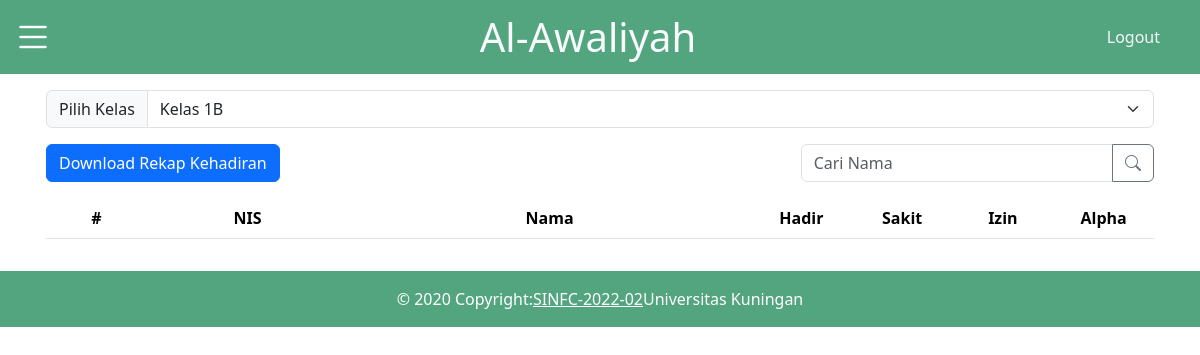
Before: /recycle/rekap1B.php (signed in) with the older database file.
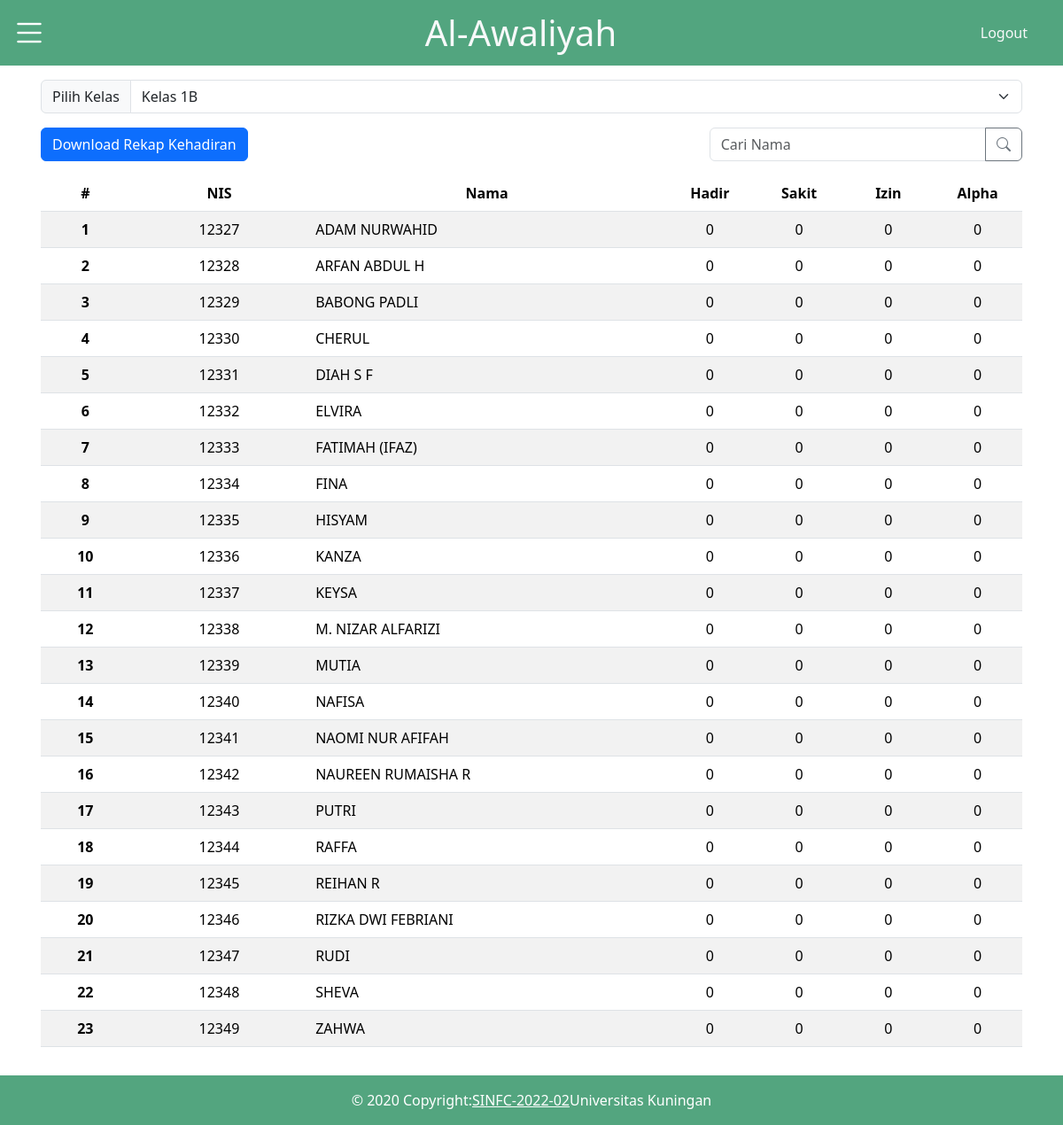
After: the same page with the newer database file.
### tables this page shows
CREATE TABLE `siswa` (
  `nis` varchar(15) NOT NULL,
  `nama` varchar(255) DEFAULT NULL,
  `id_kelas` int DEFAULT NULL
);

### recycle/rekap1B.php (the view, shortened to what this page needs)
<!DOCTYPE html>
<html lang="en">
<head>
    <link href="https://cdn.jsdelivr.net/npm/bootstrap@5.3.2/dist/css/bootstrap.min.css" rel="stylesheet">
    <link rel="stylesheet" href="https://cdn.jsdelivr.net/npm/bootstrap-icons@1.11.2/font/bootstrap-icons.min.css">
    <link rel="stylesheet" href="../css/style.css">
</head>
<body>
    <nav>
        <div class="topnav bg-success bg-opacity-75">
            <div class="row w-100">
                <div class="col col-2">
                    <div class="burger">
                        <a class="btn btn-link" data-bs-toggle="offcanvas" href="#offcanvas" role="button">
                            <i class="bi bi-list text-white fs-1"></i>
                        </a>
                    </div>
                </div>
                <div class="col d-flex justify-content-center align-items-center">
                    <h1 class="text-light m-2">Al-Awaliyah</h1>
                </div>
                <div class="col col-2 d-flex justify-content-end align-items-center">
                    <a class="link-offset-2 link-offset-3-hover link-underline link-underline-opacity-0 link-underline-opacity-75-hover text-light me-3 " href="../action/logout.php">Logout</a>
                </div>
            </div>
        </div>
    </nav>
    <div class="container p-3">
      <div class="input-group mb-3">
        <label class="input-group-text" for="inputGroupSelect01">Pilih Kelas</label>
        <select class="form-select" id="inputGroupSelect01" name="kelas">
          <option value="1B" selected>Kelas 1B</option>
        </select>
      </div>
      <div class="row">
        <div class="col">
          <a href="../action/sheet.php?kelas=2">
              <button class="btn btn-primary">Download Rekap Kehadiran</button>
          </a>
        </div>
        <div class="col col-4 ms-auto">
          <div class="input-group mb-3">
            <input id="search" type="text" class="form-control" placeholder="Cari Nama" aria-label="Recipient's username" aria-describedby="button-addon2">
            <button class="btn btn-outline-secondary" type="button" id="button-addon2">
              <i class="bi bi-search"></i>
            </button>
          </div>
        </div>
      </div>
      <table class="table table-striped m-0 align-items-center">
        <thead class="text-center">
        <tr>
            <th class="col-1" scope="col">#</th>
            <th class="col-2" scope="col">NIS</th>
            <th class="col-4" scope="col">Nama</th>
            <th class="col-1" scope="col">Hadir</th>
            <th class="col-1" scope="col">Sakit</th>
            <th class="col-1" scope="col">Izin</th>
            <th class="col-1" scope="col">Alpha</th>
          </tr>
        </thead>
        <tbody id="data-table-body">
            <?php
            include "../action/koneksi.php";
            $no = 1;
            $data = mysqli_query($koneksi, "SELECT siswa.nis, siswa.nama, kelas.nama_kelas,
            SUM(CASE WHEN presensi.status_presensi = 'H' THEN 1 ELSE 0 END) as hadir,
            SUM(CASE WHEN presensi.status_presensi = 'S' THEN 1 ELSE 0 END) as sakit,
            SUM(CASE WHEN presensi.status_presensi = 'I' THEN 1 ELSE 0 END) as izin,
            SUM(CASE WHEN presensi.status_presensi = 'A' THEN 1 ELSE 0 END) as alpha
            FROM siswa
            LEFT JOIN presensi ON siswa.nis = presensi.nis
            LEFT JOIN kelas ON siswa.id_kelas = kelas.id_kelas
            WHERE kelas.id_kelas = '2'
            GROUP BY siswa.nis");
            while($d = mysqli_fetch_array($data)){
                echo "<tr>";
                echo "<th class='text-center' scope='row'>" . $no++ . "</th>";
                echo "<td class='text-center'>" . $d["nis"] . "</td>";
                echo "<td class='text-start'>" . $d["nama"] . "</td>";
                $sakitColor = ($d['sakit'] > 3) ? 'text-danger fw-bold' : '';
                $izinColor = ($d['izin'] > 3) ? 'text-danger fw-bold' : '';
                $alphaColor = ($d['alpha'] > 3) ? 'text-danger fw-bold' : '';
                echo "<td class='text-center'>" . $d["hadir"] . "</td>";
                echo "<td class='text-center $sakitColor'>" . $d["sakit"] . "</td>";
                echo "<td class='text-center $izinColor'>" . $d["izin"] . "</td>";
                echo "<td class='text-center $alphaColor'>" . $d["alpha"] . "</td>";
                echo "</tr>";
            }
            ?>
        </tbody>
      </table>
    </div>
    <footer class="text-lg-start mt-3">
        <div class="d-flex justify-content-center align-items-center text-white p-3" style="background-color: rgb(83,165,127);">
        © 2020 Copyright:
        <a class="text-white" href="https://www.instagram.com/sisteminformasi_02?igsh=MWF0bmJwczFmZDcybg==" target="_BLANK">SINFC-2022-02</a>
        Universitas Kuningan
        </div>
    </footer>
</body>
</html>

Changed rows visible on the page:
added siswa: nis "12327", nama "ADAM NURWAHID", hadir "0", sakit "0", izin "0", alpha "0"
added siswa: nis "12328", nama "ARFAN ABDUL H", hadir "0", sakit "0", izin "0", alpha "0"
added siswa: nis "12329", nama "BABONG PADLI", hadir "0", sakit "0", izin "0", alpha "0"
added siswa: nis "12330", nama "CHERUL", hadir "0", sakit "0", izin "0", alpha "0"
added siswa: nis "12331", nama "DIAH S F", hadir "0", sakit "0", izin "0", alpha "0"
added siswa: nis "12332", nama "ELVIRA", hadir "0", sakit "0", izin "0", alpha "0"
added siswa: nis "12333", nama "FATIMAH (IFAZ)", hadir "0", sakit "0", izin "0", alpha "0"
added siswa: nis "12334", nama "FINA", hadir "0", sakit "0", izin "0", alpha "0"
added siswa: nis "12335", nama "HISYAM", hadir "0", sakit "0", izin "0", alpha "0"
added siswa: nis "12336", nama "KANZA", hadir "0", sakit "0", izin "0", alpha "0"
added siswa: nis "12337", nama "KEYSA", hadir "0", sakit "0", izin "0", alpha "0"
added siswa: nis "12338", nama "M. NIZAR ALFARIZI", hadir "0", sakit "0", izin "0", alpha "0"
added siswa: nis "12339", nama "MUTIA", hadir "0", sakit "0", izin "0", alpha "0"
added siswa: nis "12340", nama "NAFISA", hadir "0", sakit "0", izin "0", alpha "0"
added siswa: nis "12341", nama "NAOMI NUR AFIFAH", hadir "0", sakit "0", izin "0", alpha "0"
added siswa: nis "12342", nama "NAUREEN RUMAISHA R", hadir "0", sakit "0", izin "0", alpha "0"
added siswa: nis "12343", nama "PUTRI", hadir "0", sakit "0", izin "0", alpha "0"
added siswa: nis "12344", nama "RAFFA", hadir "0", sakit "0", izin "0", alpha "0"
added siswa: nis "12345", nama "REIHAN R", hadir "0", sakit "0", izin "0", alpha "0"
added siswa: nis "12346", nama "RIZKA DWI FEBRIANI", hadir "0", sakit "0", izin "0", alpha "0"
added siswa: nis "12347", nama "RUDI", hadir "0", sakit "0", izin "0", alpha "0"
added siswa: nis "12348", nama "SHEVA", hadir "0", sakit "0", izin "0", alpha "0"
added siswa: nis "12349", nama "ZAHWA", hadir "0", sakit "0", izin "0", alpha "0"
